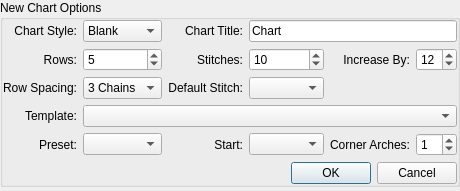
  <widget class="QWidget" name="centralWidget">
   <layout class="QVBoxLayout" name="verticalLayout_2">
    <property name="spacing">
     <number>0</number>
    </property>
    <property name="margin">
     <number>0</number>
    </property>
    <item>
     <layout class="QVBoxLayout" name="dialogLayout" stretch="0">
      <property name="spacing">
       <number>6</number>
      </property>
      <property name="sizeConstraint">
       <enum>QLayout::SetDefaultConstraint</enum>
      </property>
      <property name="leftMargin">
       <number>0</number>
      </property>
      <item>
       <widget class="QGroupBox" name="newDocument">
        <property name="title">
         <string>New Chart Options</string>
        </property>
        <layout class="QGridLayout" name="gridLayout">
         <property name="margin">
          <number>0</number>
         </property>
         <item row="1" column="2">
          <widget class="QLabel" name="stitchesLbl">
           <property name="text">
            <string>Stitches:</string>
           </property>
           <property name="alignment">
            <set>Qt::AlignRight|Qt::AlignTrailing|Qt::AlignVCenter</set>
           </property>
           <property name="buddy">
            <cstring>stitches</cstring>
           </property>
          </widget>
         </item>
         <item row="1" column="3">
          <widget class="QSpinBox" name="stitches">
           <property name="sizePolicy">
            <sizepolicy hsizetype="Minimum" vsizetype="Fixed">
             <horstretch>0</horstretch>
             <verstretch>0</verstretch>
            </sizepolicy>
           </property>
           <property name="minimumSize">
            <size>
             <width>75</width>
             <height>0</height>
            </size>
           </property>
           <property name="minimum">
            <number>3</number>
           </property>
           <property name="maximum">
            <number>1000000000</number>
           </property>
           <property name="value">
            <number>10</number>
           </property>
          </widget>
         </item>
         <item row="0" column="0">
          <widget class="QLabel" name="label_6">
           <property name="text">
            <string>Chart Style:</string>
           </property>
           <property name="alignment">
            <set>Qt::AlignRight|Qt::AlignTrailing|Qt::AlignVCenter</set>
           </property>
           <property name="buddy">
            <cstring>chartStyle</cstring>
           </property>
          </widget>
         </item>
         <item row="0" column="1">
          <widget class="QComboBox" name="chartStyle">
           <item>
            <property name="text">
             <string>Blank</string>
            </property>
           </item>
           <item>
            <property name="text">
             <string>Rows</string>
            </property>
           </item>
           <item>
            <property name="text">
             <string>Rounds</string>
            </property>
           </item>
          </widget>
         </item>
         <item row="2" column="0">
          <widget class="QLabel" name="rowSpacingLbl">
           <property name="text">
            <string>Row Spacing:</string>
           </property>
           <property name="alignment">
            <set>Qt::AlignRight|Qt::AlignTrailing|Qt::AlignVCenter</set>
           </property>
           <property name="buddy">
            <cstring>rowSpacing</cstring>
           </property>
          </widget>
         </item>
         <item row="2" column="1">
          <widget class="QComboBox" name="rowSpacing">
           <property name="editable">
            <bool>false</bool>
           </property>
           <property name="currentIndex">
            <number>2</number>
           </property>
           <item>
            <property name="text">
             <string>1 Chain</string>
            </property>
           </item>
           <item>
            <property name="text">
             <string>2 Chains</string>
            </property>
           </item>
           <item>
            <property name="text">
             <string>3 Chains</string>
            </property>
           </item>
           <item>
            <property name="text">
             <string>4 Chains</string>
            </property>
           </item>
           <item>
            <property name="text">
             <string>5 Chains</string>
            </property>
           </item>
           <item>
            <property name="text">
             <string>6 Chains</string>
            </property>
           </item>
          </widget>
         </item>
         <item row="1" column="0">
          <widget class="QLabel" name="rowsLbl">
           <property name="text">
            <string>Rows:</string>
           </property>
           <property name="alignment">
            <set>Qt::AlignRight|Qt::AlignTrailing|Qt::AlignVCenter</set>
           </property>
           <property name="buddy">
            <cstring>rows</cstring>
           </property>
          </widget>
         </item>
         <item row="1" column="1">
          <widget class="QSpinBox" name="rows">
           <property name="minimumSize">
            <size>
             <width>75</width>
             <height>0</height>
            </size>
           </property>
           <property name="minimum">
            <number>1</number>
           </property>
           <property name="maximum">
            <number>1000000000</number>
           </property>
           <property name="value">
            <number>5</number>
           </property>
          </widget>
         </item>
         <item row="2" column="2">
          <widget class="QLabel" name="defaultStitchLbl">
           <property name="text">
            <string>Default Stitch:</string>
           </property>
           <property name="alignment">
            <set>Qt::AlignRight|Qt::AlignTrailing|Qt::AlignVCenter</set>
           </property>
           <property name="buddy">
            <cstring>defaultStitch</cstring>
           </property>
          </widget>
         </item>
         <item row="2" column="3">
          <widget class="QComboBox" name="defaultStitch"/>
         </item>
         <item row="3" column="0">
          <widget class="QLabel" name="chartTemplateLbl">
           <property name="text">
            <string>Template:</string>
           </property>
           <property name="alignment">
            <set>Qt::AlignRight|Qt::AlignTrailing|Qt::AlignVCenter</set>
           </property>
           <property name="buddy">
            <cstring>chartTemplate</cstring>
           </property>
          </widget>
         </item>
         <item row="3" column="1" colspan="5">
          <widget class="QComboBox" name="chartTemplate"/>
         </item>
         <item row="4" column="0">
          <widget class="QLabel" name="grannyPresetLbl">
           <property name="text">
            <string>Preset:</string>
           </property>
           <property name="alignment">
            <set>Qt::AlignRight|Qt::AlignTrailing|Qt::AlignVCenter</set>
           </property>
           <property name="buddy">
            <cstring>grannyPreset</cstring>
           </property>
          </widget>
         </item>
         <item row="4" column="1">
          <widget class="QComboBox" name="grannyPreset"/>
         </item>
         <item row="4" column="2">
          <widget class="QLabel" name="grannyStartLbl">
           <property name="text">
            <string>Start:</string>
           </property>
           <property name="alignment">
            <set>Qt::AlignRight|Qt::AlignTrailing|Qt::AlignVCenter</set>
           </property>
           <property name="buddy">
            <cstring>grannyStartType</cstring>
           </property>
          </widget>
         </item>
         <item row="4" column="3">
          <widget class="QComboBox" name="grannyStartType"/>
         </item>
         <item row="4" column="4">
          <widget class="QLabel" name="grannyCornerArchesLbl">
           <property name="text">
            <string>Corner Arches:</string>
           </property>
           <property name="alignment">
            <set>Qt::AlignRight|Qt::AlignTrailing|Qt::AlignVCenter</set>
           </property>
           <property name="buddy">
            <cstring>grannyCornerArches</cstring>
           </property>
          </widget>
         </item>
         <item row="4" column="5">
          <widget class="QSpinBox" name="grannyCornerArches">
           <property name="minimum">
            <number>0</number>
           </property>
           <property name="maximum">
            <number>12</number>
           </property>
           <property name="value">
            <number>1</number>
           </property>
          </widget>
         </item>
         <item row="5" column="0" colspan="6">
          <widget class="QDialogButtonBox" name="newDocBttnBox">
           <property name="orientation">
            <enum>Qt::Horizontal</enum>
           </property>
           <property name="standardButtons">
            <set>QDialogButtonBox::Cancel|QDialogButtonBox::Ok</set>
           </property>
          </widget>
         </item>
         <item row="0" column="3" colspan="3">
          <widget class="QLineEdit" name="chartTitle">
           <property name="text">
            <string>Chart</string>
           </property>
          </widget>
         </item>
         <item row="0" column="2">
          <widget class="QLabel" name="label_4">
           <property name="text">
            <string>Chart Title:</string>
           </property>
           <property name="alignment">
            <set>Qt::AlignRight|Qt::AlignTrailing|Qt::AlignVCenter</set>
           </property>
           <property name="buddy">
            <cstring>chartTitle</cstring>
           </property>
          </widget>
         </item>
         <item row="1" column="5">
          <widget class="QSpinBox" name="increaseBy">
           <property name="minimum">
            <number>0</number>
           </property>
           <property name="value">
            <number>12</number>
           </property>
          </widget>
         </item>
         <item row="1" column="4">
          <widget class="QLabel" name="increaseByLbl">
           <property name="text">
            <string>Increase By:</string>
           </property>
           <property name="alignment">
            <set>Qt::AlignRight|Qt::AlignTrailing|Qt::AlignVCenter</set>
           </property>
           <property name="buddy">
            <cstring>increaseBy</cstring>
           </property>
          </widget>
         </item>
        </layout>
       </widget>
      </item>
     </layout>
    </item>
    <item>
     <widget class="QTabWidget" name="tabWidget">
      <property name="currentIndex">
       <number>-1</number>
      </property>
      <property name="documentMode">
       <bool>true</bool>
      </property>
      <property name="tabsClosable">
       <bool>true</bool>
      </property>
      <property name="movable">
       <bool>true</bool>
      </property>
     </widget>
    </item>
   </layout>
  </widget>
